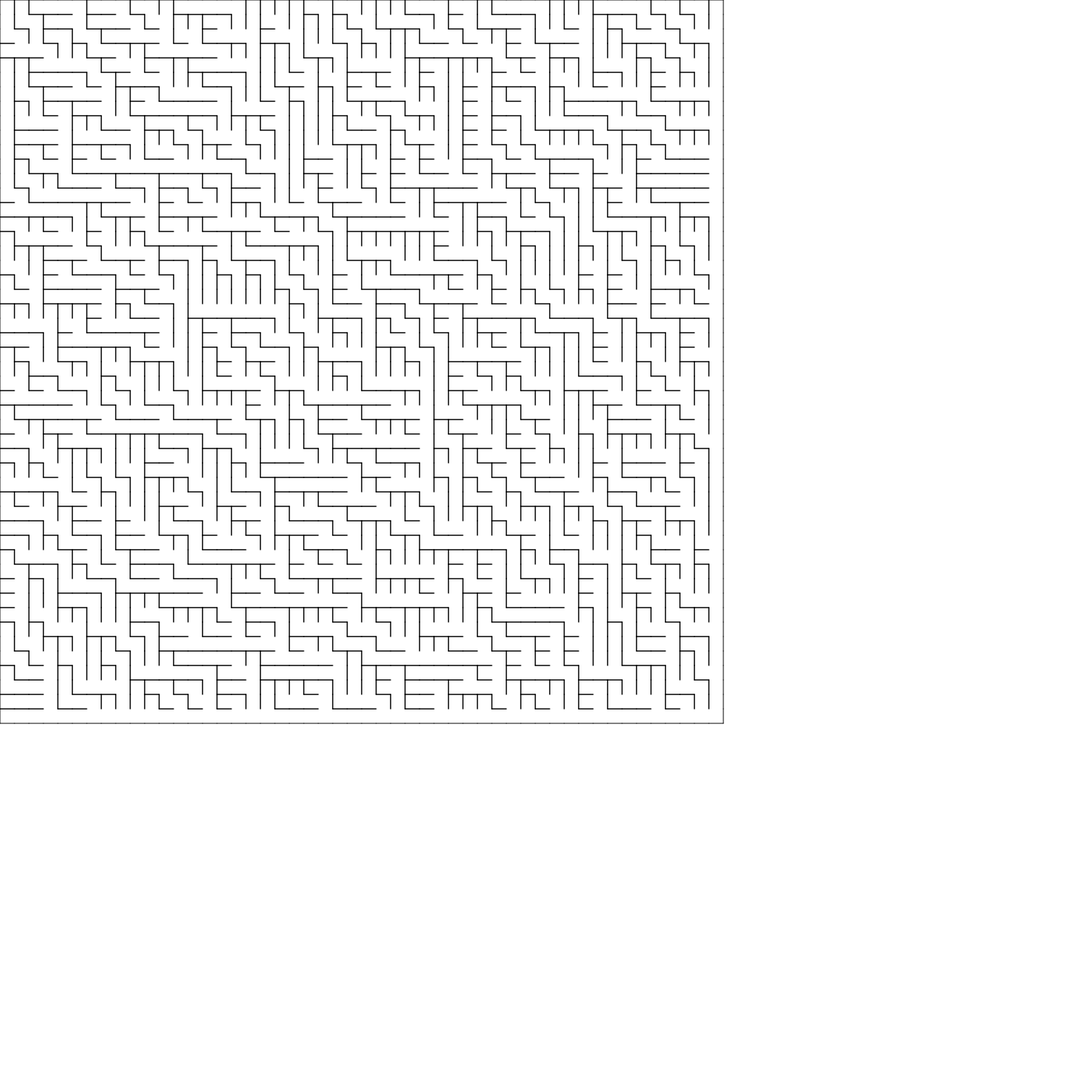
Frame 1 (no input)
Frame 60 (no input): identical to frame 1, image omitted
Frame 120 (the mouse pressed at the canvas centre since frame 60): identical to frame 1, image omitted

The p5.js sketch that drew this single still picture (run headless with seeded random() and noise() and a simulated clock; from frame 60 on, the mouse is pressed at the canvas centre):

// p5.js sketch
// ── sketch.js
let grid;

function setup() {
  createCanvas(1500, 1500);
  grid = new Grid(50, 50);
  grid.init();
}

function draw() {
  background(255);
  grid.draw();
}

function Grid(rows, columns) {
  
  this.rows = rows;
  this.columns = columns;
  this.grid = [];

  this.init = function() {
    for(let r = 0; r < this.rows; r++) {
      this.grid.push([]);
      for(let c = 0; c < this.columns; c++) {
        this.grid[r].push(new Cell(r, c));
      }
    }
    this.generateBinaryTreeMaze();
  }

  this.draw = function() {
    for(let r = 0; r < this.rows; r++) {
      for(let c = 0; c < this.columns; c++) {
        this.grid[r][c].draw();
      }
    }
  }

  this.generateBinaryTreeMaze = function() {
    
    let pathChoises = ["east", "south"];
  
    for(let r = 0; r < this.rows; r++) {
      for(let c = 0; c < this.columns; c++) {
  
        let linkDirection = pathChoises[Math.floor(Math.random() * 2)];
  
        if(linkDirection == "east"){
          if(this.grid[r][c+1] !== undefined){
            // link with the eastern neighbour
            this.grid[r][c].link(this.grid[r][c+1]);
          }
          else{
            // can't link east so link south if possible
            if(this.grid[r+1] !== undefined){
              this.grid[r][c].link(this.grid[r+1][c]);
            }
          }
        }
  
        if(linkDirection == "south"){
          if(this.grid[r+1] !== undefined){
            // link with the southern neighbour
            this.grid[r][c].link(this.grid[r+1][c]);
          }
          else{
            // can't link south so link east if possible
            if(this.grid[r][c+1] !== undefined){
              this.grid[r][c].link(this.grid[r][c+1]);
            }
          }
        }
  
      }
    }
  }

}

function Cell(row, column) {
  
  this.row = row;
  this.column = column;
  this.size = 20; // pixels
  this.borders = {
    top: true,
    right: true,
    bottom: true,
    left: true
  };

  this.draw = function() {

    stroke(0);

    // top border
    if(this.borders.top)
      line(this.column * this.size, this.row * this.size, (this.column + 1) * this.size, this.row * this.size);
    
    // right border
    if(this.borders.right)
      line((this.column + 1) * this.size, this.row * this.size, (this.column + 1) * this.size, (this.row + 1) * this.size);
    
    // bottom border
    if(this.borders.bottom)
      line(this.column * this.size, (this.row + 1) * this.size, (this.column + 1) * this.size, (this.row + 1) * this.size);
    
    // left border
    if(this.borders.left)
      line(this.column * this.size, this.row * this.size, this.column * this.size, (this.row + 1) * this.size);

  }

  this.link = function(cell) {
    
    if(cell.column == this.column) {
      // is the cell a northern or southern neighbour?
      if(cell.row < this.row) {
        // northern neighbour
        cell.borders.bottom = false;
        this.borders.top = false;
      }
      else {
        // southern neighbour
        cell.borders.top = false;
        this.borders.bottom = false;
      }
    }
    else {
      // is the cell an eastern or western neighbour?
      if(cell.column < this.column) {
        // western neighbour
        cell.borders.right = false;
        this.borders.left = false;
      }
      else {
        // eastern neighbour
        cell.borders.left = false;
        this.borders.right = false;
      }
    }
    
  }
  
}
